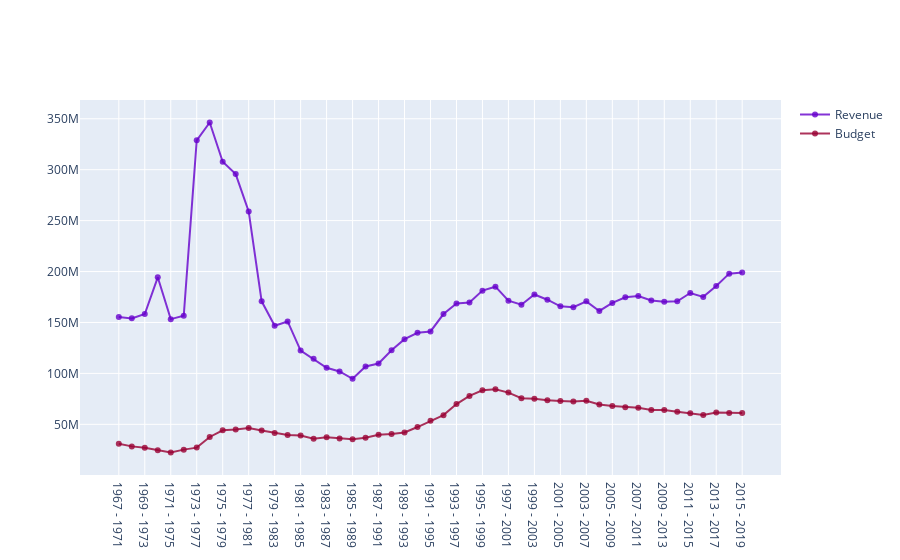

Notebook code cell kept with this figure:
### Code cell
fig = plotFigure(year_label, revenue_arr, budget_arr)
fig.show()
